Frame 1 (no input): blank canvas, image omitted
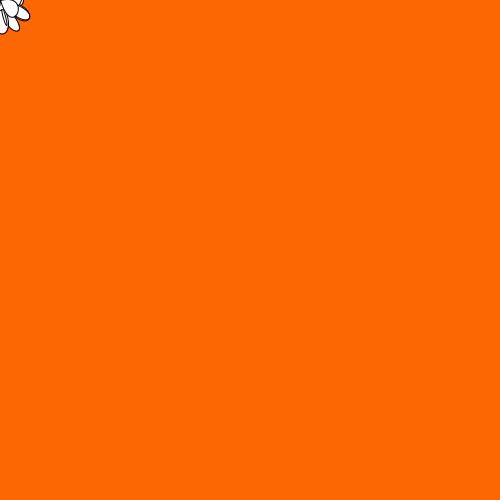
Frame 60 (the mouse pressed at the canvas centre just before this capture)
Frame 120 (the mouse held since frame 60 and released just before this capture): blank canvas, image omitted

The Processing sketch that drew this single still picture (run headless with seeded random() and noise(); from frame 60 on, the mouse is pressed at the canvas centre):

// Processing sketch: processing_179118
// ── processing_179118.pde

void setup() {
  size(500, 500);
  background(#FC6703);
}

void draw() {
  if (keyPressed == true) {
    strokeWeight(random(1));
    bezier(mouseX, mouseY, mouseX + random(-500, 500), mouseY + random(-500, 500), mouseX + random(-500, 500), mouseY + random(-500, 500), mouseX, mouseY);
}
  else if (mousePressed == true) {
  background(#FC6703);
}
  else {
    strokeWeight(1);
    bezier(mouseX, mouseY, mouseX + random(-50, 50), mouseY + random(-50, 50), mouseX + random(-50, 50), mouseY + random(-50, 50), mouseX, mouseY);
  }
}
